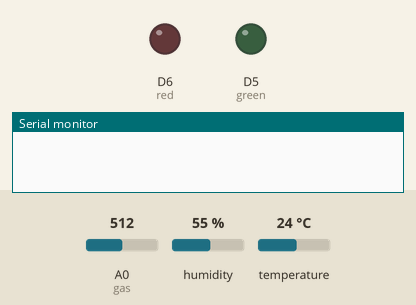
Recording of a sketch running on a simulated ESP8266 (NodeMCU). On the bench: output pins drawn as LEDs (lit = HIGH), the last lines printed to the serial monitor. The inputs (shaded band) are chosen by the test bench; at power-on: A0 (gas) = 512, humidity 55 %, temperature 24 °C. WiFi joins after 1.5 s; servers stay silent unless stated.

Above: at 5.0 s.
5.1 s: A0 (gas) set to 390
At 10.6 s:
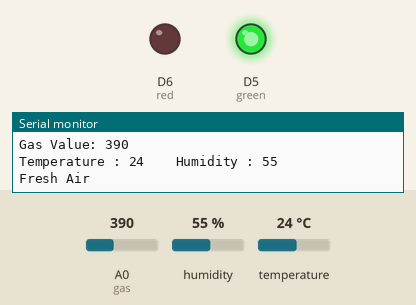
11.3 s: A0 (gas) set to 418
At 18.3 s:
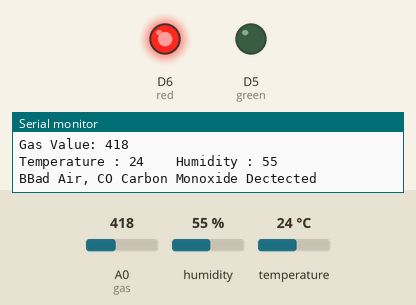
19.3 s: A0 (gas) set to 306
At 27.1 s:
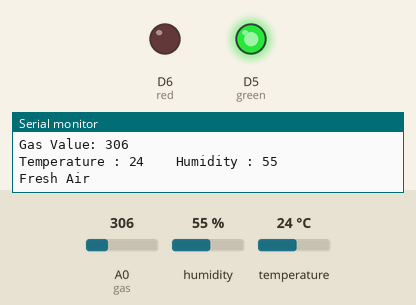
27.4 s: A0 (gas) set to 410
At 35.0 s:
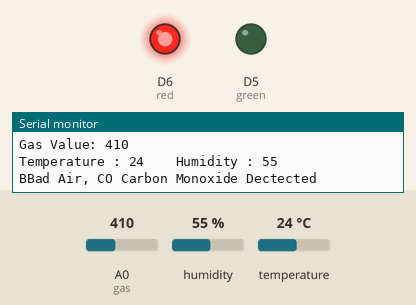
Timing chart, 0 to 36.4 s (numbered marks = the images above; inputs shaded):
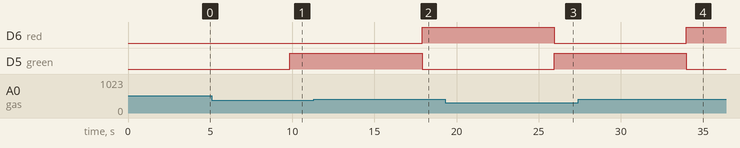

The sketch:

Coal_mining_alert.ino
```cpp
#define BLYNK_TEMPLATE_ID "TMPL3EPryl8LP"
#define BLYNK_TEMPLATE_NAME "Coal"
#define BLYNK_AUTH_TOKEN "A77gxTLUQSPvza2_dGerDlv82CMedKNO"

#define BLYNK_PRINT Serial
#include <ESP8266WiFi.h>
#include <BlynkSimpleEsp8266.h>
#include <DHT.h>
#include <DHT_U.h>

 //#include <Wire.h>
#include <LiquidCrystal_I2C.h>

LiquidCrystal_I2C lcd(0x27, 16, 2);


char auth[] = BLYNK_AUTH_TOKEN;
char ssid[] = "Galaxy A50s302";  // Enter your Wifi Username
char pass[] = "qidm8392";
  // Enter your Wifi password


  BlynkTimer timer;

int gas = A0;
int sensorThreshold = 100;

int vib = D1;
int vol = D2;
int red = D6;
int green = D5;


#define dhtpin D3
#define dhttype DHT11
DHT dhtsensor(dhtpin, dhttype);
void setup()
{
  Serial.begin(115200);
  Blynk.begin(auth, ssid, pass);
  pinMode(vib,INPUT);
  pinMode(vol,INPUT);
  pinMode(red,OUTPUT);
  pinMode(green,OUTPUT);


  pinMode(gas, INPUT);


 Wire.begin();


  lcd.backlight();
  lcd.clear();
  lcd.setCursor(3,0);
  lcd.print("Air Quality");
  lcd.setCursor(3,1);
  lcd.print("Monitoring");
  delay(2000);
  lcd.clear();
  }


void loop(){
{
  Blynk.run();
  int t = dhtsensor.readTemperature();
  int h = dhtsensor.readHumidity();
  Blynk.virtualWrite(V0, t);
  Blynk.virtualWrite(V1, h);
  delay(2000);
  {
    if (isnan(t) || isnan(h)) {
    Serial.println("Failed to read from DHT sensor!");
    return;
  }
   int analogSensor = analogRead(gas);
  Blynk.virtualWrite(V2, analogSensor);
  Serial.print("Gas Value: ");
    Serial.println(analogSensor);
  // You can send any value at any time.
  // Please don't send more that 10 values per second.
    Blynk.virtualWrite(V0, t);
    Blynk.virtualWrite(V1, h);

    Serial.print("Temperature : ");
    Serial.print(t);
    Serial.print("    Humidity : ");
    Serial.println(h);

  Blynk.run();
  timer.run();

  int gasValue = analogRead(gas);
  lcd.setCursor(0,0);
  lcd.print("Temperature ");
  lcd.setCursor(0,1);
  lcd.print(t);
  lcd.setCursor(6,1);
  lcd.write(1);
  // lcd.createChar(1, degree_symbol);
  lcd.setCursor(7,1);
  lcd.print("C");
  delay(2000);
  lcd.clear();
  lcd.setCursor(0, 0);
  lcd.print("Humidity ");
  lcd.print(h);
  lcd.print("%");
  delay(2000);
  lcd.clear();
  lcd.setCursor(0,0);
 lcd.print(gasValue);
 lcd.clear();
  if(gasValue<400)
  {
    lcd.setCursor(0,0);
    lcd.print("Gas Value: ");
    lcd.print(gasValue);
    lcd.setCursor(0, 1);
    lcd.print("Fresh Air");
    digitalWrite(green,HIGH);
    digitalWrite(red,LOW);

    Serial.println("Fresh Air");
    delay(2000);
    lcd.clear();
  }
  else if(gasValue>400)
  {
    lcd.setCursor(0,0);
    lcd.print(gasValue);
    lcd.setCursor(0, 1);
    lcd.print("Bad Air, CO Carbon Monoxide Dectected");
    Serial.println("BBad Air, CO Carbon Monoxide Dectected");
    digitalWrite(green,LOW);

    digitalWrite(red,HIGH);

    delay(2000);
    lcd.clear();
  }

   if(gasValue > 3){
//    Blynk.email("princeritesh011099@gmail.com", "Alert", "Bad Air!");
    Blynk.logEvent("pollution_alert","Bad Air");
  }

}
}

}
```

Measured:
- the behaviour switches between 400 and 401 on A0 (gas) (found by bisection; images 1 and 2)
- after the input at 5.1 s, D6 (red): stays LOW (without the input it goes to HIGH after 4.8 s); D5 (green): LOW → HIGH after 4.8 s
- after the input at 11.3 s, D6 (red): LOW → HIGH after 6.6 s; D5 (green): HIGH → LOW after 6.6 s
- after the input at 19.3 s, D6 (red): HIGH → LOW after 6.6 s; D5 (green): LOW → HIGH after 6.6 s
- after the input at 27.4 s, D6 (red): LOW → HIGH after 6.6 s; D5 (green): HIGH → LOW after 6.6 s
